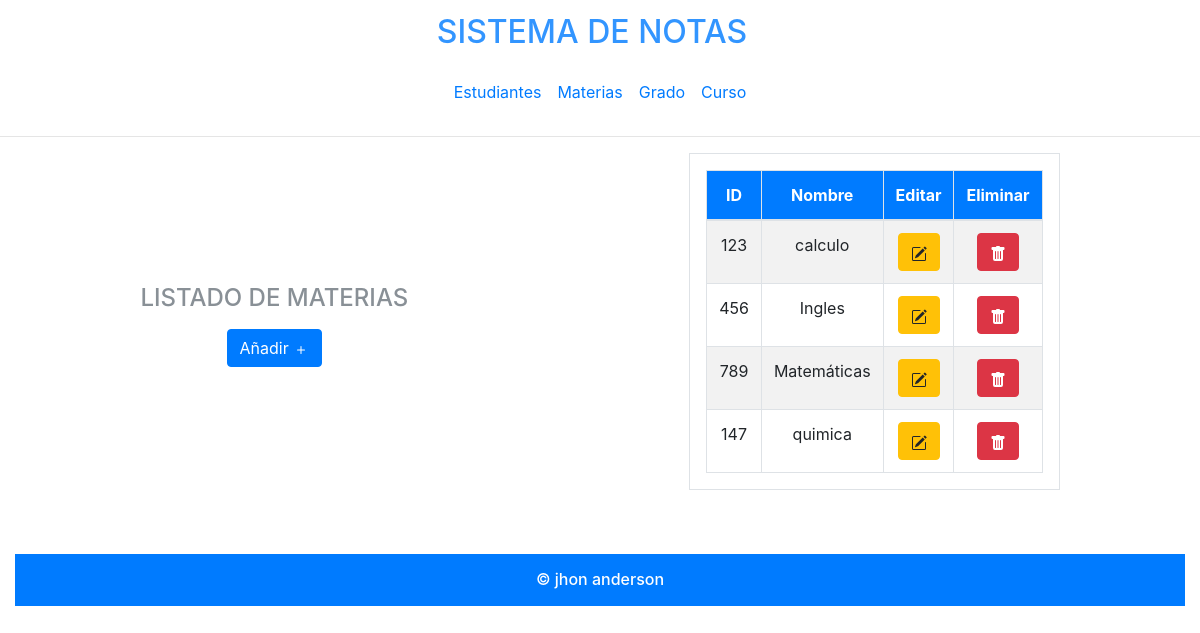
The app's page /Pages/Materias/mostrar_materias.php with its own data.
### tables this page shows
CREATE TABLE IF NOT EXISTS `materias` (
  `id` int(10) NOT NULL,
  `nombre` varchar(100) NOT NULL
);

### Pages/Materias/materia.php (called while the page is built, shortened)
<?php
class materia
{
    public static function obtener()
    {
        global $mysqli;
        $resultado = $mysqli->query("SELECT id, nombre FROM materias");
        return $resultado->fetch_all(MYSQLI_ASSOC);
    }
}

### Pages/Materias/mostrar_materias.php (the view, shortened to what this page needs)
<?php
include_once "../../MYSQLDB/conexion.php";
include_once "../../componentes/encabezado.php";
include_once "materia.php";
$materias = materia::obtener();
?>
<div class="row">
    <div class=" mx-auto d-flex flex-column justify-content-center align-items-center">
        <h1 class="text-h5 text-muted text-uppercase">Listado de materias</h1>
        <a href="formulario_registro_materia.php" class="btn btn-primary my-2">Añadir <svg xmlns="http://www.w3.org/2000/svg" width="16" height="16" fill="currentColor" class="bi bi-plus" viewBox="0 0 16 16">
  <path d="M8 4a.5.5 0 0 1 .5.5v3h3a.5.5 0 0 1 0 1h-3v3a.5.5 0 0 1-1 0v-3h-3a.5.5 0 0 1 0-1h3v-3A.5.5 0 0 1 8 4z"/>
</svg></a>
    </div>
    <div class="mx-auto">
        <table class="table  col-12 p-3 table-responsive table-striped table-hover table-bordered">
            <thead>
                <tr class="bg-primary text-white">
                    <th>ID</th>
                    <th>Nombre</th>
                    <th>Editar</th>
                    <th>Eliminar</th>
                </tr>
            </thead>
            <tbody>
                <?php foreach ($materias as $materia) { ?>
                    <tr>
                        <td><?php echo $materia["id"] ?></td>
                        <td><?php echo utf8_encode($materia["nombre"]); ?></td>
                        <td>
                            <a href="editar_materia.php?id=<?php echo $materia["id"] ?>" class="btn btn-warning">
                            </a>
                        </td>
                        <td>
                            <a href="eliminar_materia.php?id=<?php echo $materia["id"] ?>" class="btn btn-danger">
                            </a>
                        </td>
                    </tr>
                <?php } ?>
            </tbody>
        </table>
    </div>
</div>
<?php
include_once "../../componentes/pie.php";

### css/estilos.css (style rules this page uses)
h1 { font-size: 1.5rem; text-transform: uppercase; opacity: .8; }

### records on screen
materias: id "123", nombre "calculo"
materias: id "456", nombre "Ingles"
materias: id "789", nombre "Matemáticas"
materias: id "147", nombre "quimica"
